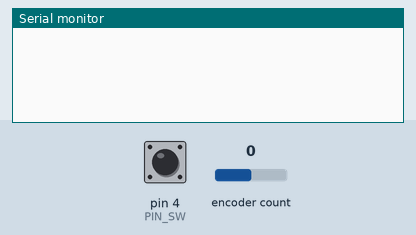
The sketch below on a simulated Arduino Uno, built with avr-gcc and run on an emulated ATmega328P. Shown: the last lines printed to the serial monitor. The inputs (shaded band) are chosen by the test bench; at power-on: encoder count 0, pin 4 (PIN_SW) HIGH.

Above: at 1.2 s.
1.3 s: encoder count set to 1
At 1.8 s:
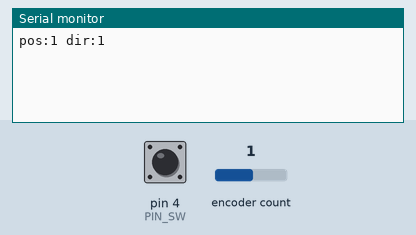
2.8 s: pin 4 (PIN_SW) pulled LOW for 0.15 s
At 4.0 s:
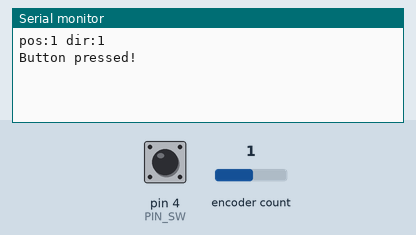
4.4 s: encoder count set to 2
At 5.4 s:
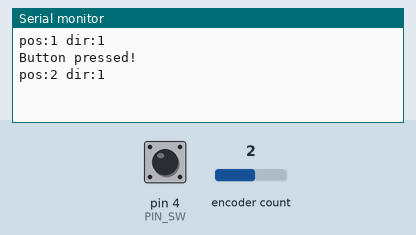

The sketch:

rotary_encoder.ino
```cpp
// Rotary Encoder Example:
// This code reads a rotary encoder connected to analog pins 2 and 3
// and prints the position to the Serial Monitor. It also detects button
// presses on pin 4.

// Wiring:
// Connect the encoder's A output to pin A2
// Connect the encoder's B output to pin A3
// Swap the pins when direction is detected wrong.
// Connect the encoder's switch output to pin D4
// Connect both grounds

// install RotaryEncoder by Matthias Hertel
#include <RotaryEncoder.h>

#define PIN_IN1 A2
#define PIN_IN2 A3
#define PIN_SW 4

// Change to the appropirate code below

// Option 1: Setup a RotaryEncoder with 4 steps per latch for the 2 signal input
// pins:
RotaryEncoder encoder(PIN_IN1, PIN_IN2, RotaryEncoder::LatchMode::FOUR3);

// Option 2: Setup a RotaryEncoder with 2 steps per latch for the 2 signal input
// pins: RotaryEncoder encoder(PIN_IN1, PIN_IN2,
// RotaryEncoder::LatchMode::TWO03);

void setup() {
  Serial.begin(115200);
  pinMode(PIN_SW, INPUT_PULLUP);
}

void loop() {
  static int pos = 0;

  encoder.tick();

  // Get position and detect changes
  int newPos = encoder.getPosition();
  if (pos != newPos) {
    Serial.print("pos:");
    Serial.print(newPos);
    Serial.print(" dir:");
    Serial.println((int)(encoder.getDirection()));
    pos = newPos;
  }

  // Detect button press
  if (digitalRead(PIN_SW) == LOW) {
    Serial.println("Button pressed!");
    delay(200);  // simple debounce
  }
}
```

Measured:
- after the input at 1.3 s, the serial monitor: prints a new line at once (image 1)
- after the input at 2.8 s, the serial monitor: prints a new line at once (image 2)
- after the input at 4.4 s, the serial monitor: prints a new line at once (image 3)
